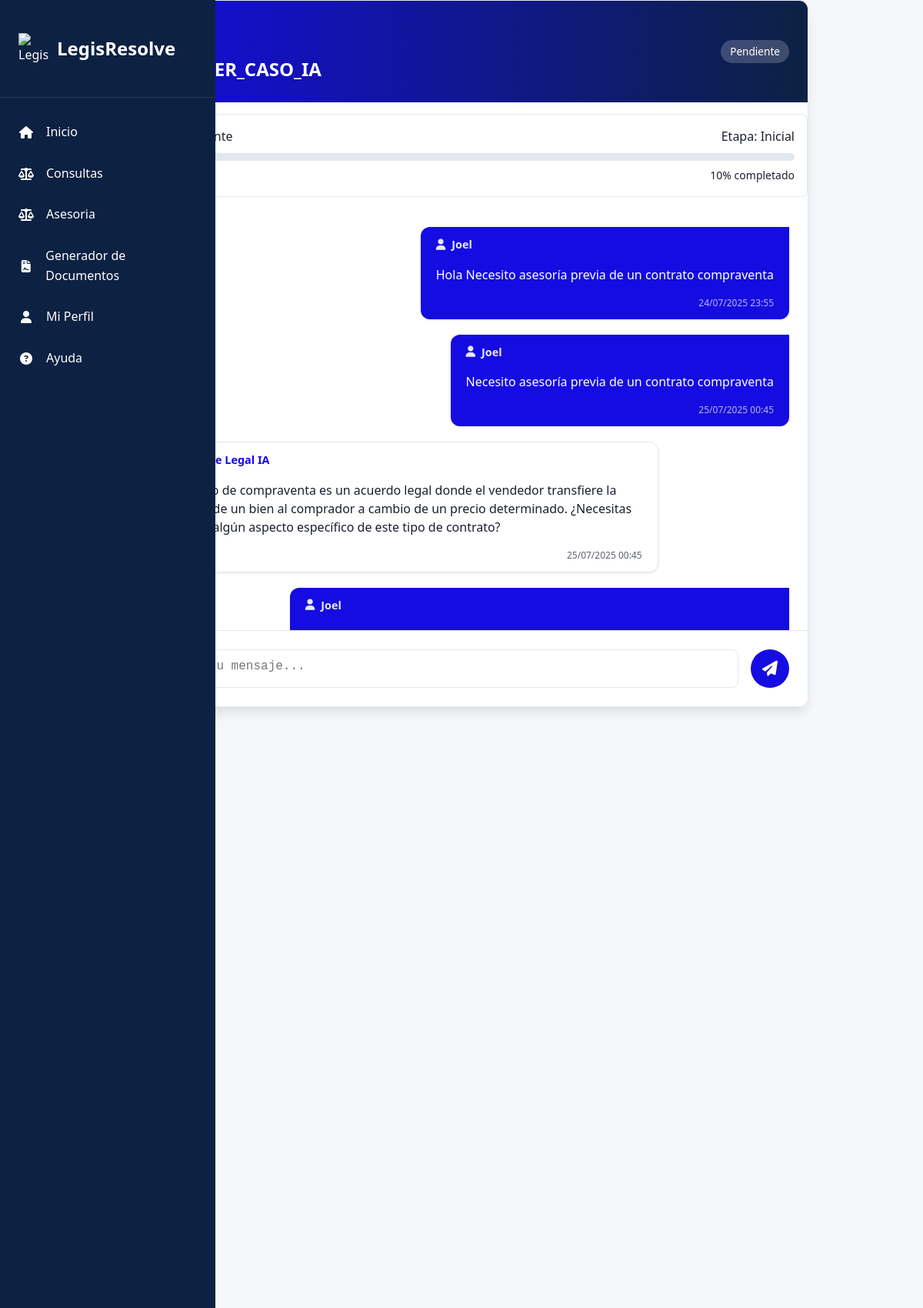
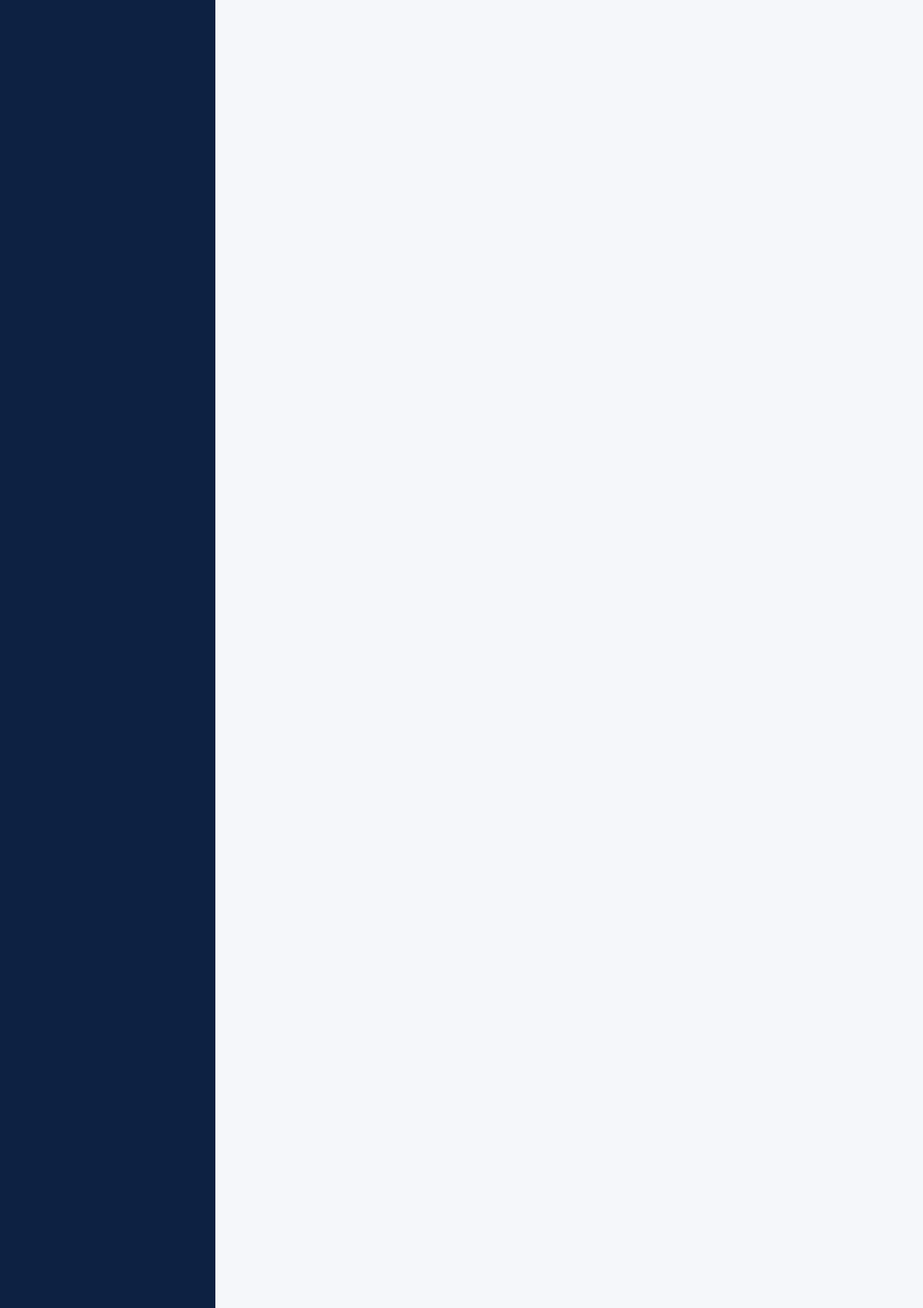
The page /mediacion_chat.php?disputa_id=2 (signed in, upper part) on the database its author committed (2 pictures, top to bottom).
### tables this page shows
CREATE TABLE `disputas` (
  `id` int(11) NOT NULL,
  `titulo` varchar(100) NOT NULL,
  `descripcion` text NOT NULL,
  `categoria` enum('ecommerce','laboral','arrendamiento','otros') NOT NULL,
  `usuario_id` int(11) NOT NULL,
  `mediador_id` int(11) DEFAULT NULL,
  `contraparte_email` varchar(100) DEFAULT NULL,
  `estado` enum('pendiente','asignada','en_proceso','resuelta') DEFAULT 'pendiente',
  `fecha_creacion` datetime DEFAULT current_timestamp(),
  `fecha_resolucion` datetime DEFAULT NULL,
  `role_id` int(11) NOT NULL DEFAULT 1,
  `etapa` enum('inicial','revision','negociacion','resolucion','finalizado') DEFAULT 'inicial',
  `progreso` tinyint(4) DEFAULT 0,
  `ultima_actualizacion` timestamp NOT NULL DEFAULT current_timestamp() ON UPDATE current_timestamp(),
  `prioridad` enum('baja','media','alta') DEFAULT 'media',
  `categoria_legal` varchar(50) DEFAULT 'general',
  `contraparte` varchar(100) DEFAULT NULL,
  `valor_reclamado` decimal(10,2) DEFAULT NULL
);

CREATE TABLE `mensajes_disputas` (
  `id` int(11) NOT NULL,
  `disputa_id` int(11) NOT NULL,
  `remitente_id` int(11) DEFAULT NULL,
  `es_mediador` tinyint(1) NOT NULL DEFAULT 0 COMMENT '1=mediador, 0=cliente',
  `mensaje` text NOT NULL,
  `fecha_envio` timestamp NOT NULL DEFAULT current_timestamp(),
  `leido` tinyint(1) NOT NULL DEFAULT 0 COMMENT '0=no leído, 1=leído',
  `es_ia` tinyint(1) NOT NULL DEFAULT 0 COMMENT '1=mensaje generado por IA',
  `es_sistema` tinyint(1) NOT NULL DEFAULT 0 COMMENT '1=mensaje del sistema'
);

CREATE TABLE `clientes` (
  `id` int(11) NOT NULL,
  `nombre` varchar(100) NOT NULL,
  `apellido` varchar(50) DEFAULT NULL,
  `email` varchar(100) NOT NULL,
  `password` varchar(255) NOT NULL,
  `telefono` varchar(20) DEFAULT NULL,
  `fecha_registro` timestamp NOT NULL DEFAULT current_timestamp(),
  `reset_token` varchar(64) DEFAULT NULL,
  `reset_expires` datetime DEFAULT NULL,
  `plan` varchar(20) DEFAULT 'básico'
);

### mediacion_chat.php (the view, shortened to what this page needs)
<?php
$disputa_id = (int)($_GET['disputa_id'] ?? $_POST['disputa_id'] ?? $_SESSION['current_disputa_id'] ?? 0);
require_once 'includes/conexion.php';
$sql = "SELECT d.id, d.titulo, d.estado, d.usuario_id, d.mediador_id,
        c.nombre AS clientes_nombre
        FROM disputas d
        JOIN clientes c ON d.usuario_id = c.id
        WHERE d.id = ? AND (d.usuario_id = ? OR d.mediador_id = ?)";
$stmt = $conn->prepare($sql);
$stmt->execute([$disputa_id, $_SESSION['user_id'], $_SESSION['user_id']]);
$disputa = $stmt->fetch();
$mensajes = [];
try {
    $sql_mensajes = "SELECT m.*,
            c.nombre AS remitente_nombre,
            IF(m.es_mediador, 'Mediador',
               IF(m.es_ia, 'IA', 'Cliente')) AS tipo_remitente
     FROM mensajes_disputas m
     LEFT JOIN clientes c ON m.remitente_id = c.id
     WHERE m.disputa_id = ?
     ORDER BY m.fecha_envio ASC";
    $stmt = $conn->prepare($sql_mensajes);
    $stmt->execute([$disputa_id]);
    $mensajes = $stmt->fetchAll() ?: [];
} catch (PDOException $e) {
    error_log("Error al cargar mensajes: " . $e->getMessage());
    $mensajes = [];
}
$progreso_data = actualizarProgresoDisputa($disputa_id, $conn);
function actualizarProgresoDisputa($disputa_id, $conn) {
    $resultado = [
        'estado' => 'pendiente',
        'etapa' => 'inicial',
        'progreso' => 0
    ];
    try {
        $sql_estado = "SELECT estado FROM disputas WHERE id = ?";
        $stmt_estado = $conn->prepare($sql_estado);
        $stmt_estado->execute([$disputa_id]);
        $estado_disputa = $stmt_estado->fetchColumn();
        $sql_mensajes = "SELECT
                        COUNT(*) as total_mensajes,
                        SUM(CASE WHEN es_mediador = 1 THEN 1 ELSE 0 END) as mensajes_mediador
                        FROM mensajes_disputas
                        WHERE disputa_id = ?";
        $stmt = $conn->prepare($sql_mensajes);
        $stmt->execute([$disputa_id]);
        $datos = $stmt->fetch();
        $progreso = 0;
        $etapa = 'inicial';
        if ($estado_disputa === 'pendiente') {
            $progreso = ($datos['total_mensajes'] > 0) ? 10 : 0;
            $etapa = 'inicial';
        } elseif ($estado_disputa === 'asignada') {
            $progreso = 25;
            $etapa = 'revision';
        } elseif ($estado_disputa === 'en_proceso') {
            $progreso = ($datos['mensajes_mediador'] > 3) ? 75 : 50;
            $etapa = ($datos['mensajes_mediador'] > 3) ? 'resolucion' : 'negociacion';
        } elseif ($estado_disputa === 'resuelta') {
            $progreso = 100;
            $etapa = 'finalizado';
        }
        $resultado = [
            'estado' => $estado_disputa ?: 'pendiente',
            'etapa' => $etapa,
            'progreso' => $progreso
        ];
        $sql_update = "UPDATE disputas SET etapa = ?, progreso = ? WHERE id = ?";
        $stmt_update = $conn->prepare($sql_update);
        $stmt_update->execute([$etapa, $progreso, $disputa_id]);
    } catch (PDOException $e) {
        error_log("Error en actualizarProgresoDisputa: " . $e->getMessage());
    }
    return $resultado;
}
try {
    $sql_mensajes = "SELECT m.*,
                c.nombre AS remitente_nombre,
                IF(m.es_mediador, 'Mediador',
                   IF(m.es_ia, 'IA', 'Cliente')) AS tipo_remitente
         FROM mensajes_disputas m
         LEFT JOIN clientes c ON m.remitente_id = c.id
         WHERE m.disputa_id = ?
         ORDER BY m.fecha_envio ASC";
    $stmt = $conn->prepare($sql_mensajes);
    $stmt->execute([$disputa_id]);
    $mensajes = $stmt->fetchAll() ?: [];
} catch (PDOException $e) {
    error_log("Error al cargar mensajes: " . $e->getMessage());
    $mensajes = [];
}
?>
<!DOCTYPE html>
<html lang="es">
<head>
    <link rel="stylesheet" href="https://cdnjs.cloudflare.com/ajax/libs/font-awesome/6.4.0/css/all.min.css">
</head>
<body>
      <?php include 'includes/sidebar.php'; ?>
  <div class="chat-container">
    <div class="chat-header">
        <div>
            <a href="user_dashboard.php" class="btn-dashboard">
            </a>
            <h2><?= htmlspecialchars($disputa['titulo']) ?></h2>
        </div>
        <span class="case-status"><?= ucfirst(str_replace('_', ' ', $disputa['estado'])) ?></span>
    </div>
    <div class="case-progress">
        <div class="progress-info">
            <span>Estado: <?= ucfirst($progreso_data['estado'] ?? 'pendiente') ?></span>
            <span>Etapa: <?= ucfirst($progreso_data['etapa'] ?? 'inicial') ?></span>
        </div>
        <div class="progress-bar">
        </div>
        <div class="progress-percent"><?= $progreso_data['progreso'] ?? 0 ?>% completado</div>
    </div>
    <div class="chat-messages" id="chat-messages">
        <?php foreach ($mensajes as $mensaje): ?>
            <div class="message <?= ($mensaje['es_mediador'] || $mensaje['es_ia']) ? 'message-mediator' : 'message-user' ?>">
                <div class="message-content">
                    <div class="message-sender">
                        <?php if ($mensaje['es_ia']): ?>
                            <i class="fas fa-robot"></i> Asistente Legal IA
                        <?php elseif ($mensaje['es_mediador']): ?>
                            <i class="fas fa-user-tie"></i> Mediador
                        <?php elseif ($mensaje['es_sistema']): ?>
                            <i class="fas fa-info-circle"></i> Sistema
                        <?php else: ?>
                            <i class="fas fa-user"></i> <?= htmlspecialchars($mensaje['remitente_nombre'] ?? 'Tú') ?>
                        <?php endif; ?>
                    </div>
                    <p><?= htmlspecialchars($mensaje['mensaje']) ?></p>
                    <span class="message-time">
                        <?= date('d/m/Y H:i', strtotime($mensaje['fecha_envio'])) ?>
                    </span>
                </div>
            </div>
        <?php endforeach; ?>
    </div>
    <form method="POST" class="chat-input" id="chat-form">
        <textarea
            name="mensaje"
            class="message-input"
            placeholder="Escribe tu mensaje..."
            required
            rows="1"
            id="message-input"
        ></textarea>
        <button type="submit" class="btn-send">
            <i class="fas fa-paper-plane"></i>
        </button>
    </form>
  </div>
</body>
</html>

### sidebar.php (shortened to what this page needs)
<aside class="sidebar">
    <div class="sidebar-header">
        <a href="user_dashboard.php" class="logo-link">
            <img src="https://sdmntprwestus2.oaiusercontent.com/files/00000000-6638-61f8-99cd-4e963029e38f/raw?se=2025-07-25T06%3A26%3A12Z&sp=r&sv=2024-08-04&sr=b&scid=a5ab197c-cf36-56c3-8a42-d87c27847947&skoid=0da8417a-a4c3-4a19-9b05-b82cee9d8868&sktid=a48cca56-e6da-484e-a814-9c849652bcb3&skt=2025-07-24T21%3A39%3A14Z&ske=2025-07-25T21%3A39%3A14Z&sks=b&skv=2024-08-04&sig=5DiJnTLjRmOVfS/dqauDpI1sAyJJcZv22sIkaD4om50%3D" alt="LegisResolve Logo" class="logo">
            <h2>LegisResolve</h2>
        </a>
    </div>
    <nav class="sidebar-nav">
        <ul class="nav-list">
            <li class="nav-item">
                <a href="user_dashboard.php" class="nav-link">
                    <i class="fas fa-home"></i>
                    <span>Inicio</span>
                </a>
            </li>
            <li class="nav-item">
                <a href="user_lawyers.php" class="nav-link">
                    <i class="fas fa-balance-scale"></i>
                    <span>Consultas</span>
                </a>
            </li>
             <li class="nav-item">
                <a href="mediacion_chat.php" class="nav-link">
                    <i class="fas fa-balance-scale"></i>
                    <span>Asesoria</span>
                </a>
            </li>
            <li class="nav-item">
                <a href="user_documentos.php" class="nav-link">
                    <i class="fas fa-file-contract"></i>
                    <span>Generador de Documentos</span>
                </a>
            </li>
            <li class="nav-item">
                <a href="user_settings.php" class="nav-link">
                    <i class="fas fa-user"></i>
                    <span>Mi Perfil</span>
                </a>
            </li>
            <li class="nav-item">
                <a href="user_ayuda.php" class="nav-link">
                    <i class="fas fa-question-circle"></i>
                    <span>Ayuda</span>
                </a>
            </li>
        </ul>
    </nav>
</aside>

### mediacion_chat.php (style rules this page uses)
:root { --primary: #150CE1; --primary-light: #4299e1; --primary-dark: #0D2142; --accent: #CC3800; --success: #38a169; --danger: #e53e3e; --light: #FFFFFF; --light-gray: #e2e8f0; --dark: #1a202c; --gray-200: #e2e8f0; --shadow-sm: 0 1px 3px rgba(0, 0, 0, 0.1); --shadow-md: 0 4px 6px -1px rgba(0, 0, 0, 0.1); --shadow-lg: 0 10px 15px -3px rgba(0, 0, 0, 0.1); }
body { font-family: 'Segoe UI', system-ui, -apple-system, sans-serif; background-color: #f5f7fa; color: var(--dark); line-height: 1.6; margin: 0; padding: 0; display: flex; flex-direction: column; min-height: 100vh; }
.chat-container { width: 100%; max-width: 900px; margin: 0 auto; background: white; border-radius: 12px; box-shadow: var(--shadow-lg); overflow: hidden; border: 1px solid var(--light-gray); }
.chat-header { background: linear-gradient(90deg, var(--primary), var(--primary-dark)); color: white; padding: 1.5rem; display: flex; justify-content: space-between; align-items: center; }
.chat-header h2 { font-weight: 600; font-size: 1.5rem; margin: 0; display: flex; align-items: center; }
.case-status { display: inline-block; padding: 0.25rem 0.75rem; border-radius: 20px; font-size: 0.85rem; font-weight: 500; background: rgba(255, 255, 255, 0.2); }
.case-progress { margin: 15px 0; padding: 1rem; background: var(--light); border-radius: 8px; border: 1px solid var(--light-gray); }
.progress-info { display: flex; justify-content: space-between; margin-bottom: 0.5rem; font-weight: 500; }
.progress-bar { height: 10px; background: var(--gray-200); border-radius: 5px; overflow: hidden; }
.progress-percent { text-align: right; font-size: 0.875rem; margin-top: 0.5rem; color: var(--gray-500); }
.chat-messages { height: 500px; overflow-y: auto; padding: 1.5rem; background: var(--light); }
.message { display: flex; margin-bottom: 1.25rem; max-width: 80%; }
.message-user { flex-direction: row-reverse; margin-left: auto; }
.message-mediator { margin-right: auto; }
.message-content { padding: 0.75rem 1.25rem; border-radius: 12px; position: relative; line-height: 1.5; box-shadow: var(--shadow-sm); }
.message-user .message-content { background-color: var(--primary); color: white; border-top-right-radius: 0; }
.message-mediator .message-content { background-color: white; border: 1px solid var(--light-gray); border-top-left-radius: 0; }
.message-sender { font-weight: 600; margin-bottom: 0.5rem; font-size: 0.9rem; display: flex; align-items: center; }
.message-user .message-sender { color: rgba(255, 255, 255, 0.9); }
.message-mediator .message-sender { color: var(--primary); }
.message-sender i { margin-right: 0.5rem; }
.message-time { font-size: 0.75rem; opacity: 0.7; margin-top: 0.5rem; display: block; text-align: right; }
.chat-input { padding: 1.5rem; background: white; border-top: 1px solid var(--light-gray); display: flex; gap: 1rem; }
.message-input { flex: 1; padding: 0.75rem 1.25rem; border: 1px solid var(--light-gray); border-radius: 8px; resize: none; font-size: 1rem; transition: all 0.3s; }
.btn-send { background: var(--primary); color: white; border: none; width: 50px; height: 50px; border-radius: 50%; cursor: pointer; transition: all 0.3s; font-size: 1.25rem; display: flex; align-items: center; justify-content: center; }
.btn-dashboard { background-color: white; color: var(--primary); padding: 10px 15px; border-radius: 8px; text-decoration: none; display: inline-flex; align-items: center; margin-right: 10px; font-weight: 500; transition: all 0.3s; }

### sidebar.php (style rules this page uses)
:root { --sidebar-width: 280px; --sidebar-bg: #0D2142; --sidebar-color: #ffffff; --sidebar-active-bg: rgba(255, 255, 255, 0.1); --sidebar-hover-bg: rgba(255, 255, 255, 0.05); }
.sidebar { width: var(--sidebar-width); height: 100vh; position: fixed; left: 0; top: 0; background-color: var(--sidebar-bg); color: var(--sidebar-color); display: flex; flex-direction: column; z-index: 1000; transition: all 0.3s ease; }
.sidebar-header { padding: 1.5rem; border-bottom: 1px solid rgba(255, 255, 255, 0.1); }
.logo-link { display: flex; align-items: center; color: inherit; text-decoration: none; }
.logo { width: 40px; height: 40px; margin-right: 10px; }
.sidebar-nav { flex: 1; overflow-y: auto; padding: 1rem 0; }
.nav-list { list-style: none; padding: 0; margin: 0; }
.nav-item { margin: 0.25rem 0; }
.nav-link { display: flex; align-items: center; padding: 0.75rem 1.5rem; color: var(--sidebar-color); text-decoration: none; transition: all 0.2s ease; }
.nav-link i { margin-right: 1rem; width: 20px; text-align: center; }

### rows shown on the page
disputas: titulo "MI_PRIMER_CASO_IA", estado "Pendiente"
mensajes_disputas: remitente.nombre "Joel", mensaje "Hola Necesito asesoría previa de un contrato compraventa", fecha_envio "24/07/2025 23:55"
mensajes_disputas: remitente.nombre "Joel", mensaje "Necesito asesoría previa de un contrato compraventa", fecha_envio "25/07/2025 00:45"
mensajes_disputas: es_ia "Asistente Legal IA", mensaje "Un contrato de compraventa es un acuerdo legal donde el vendedor transfiere la propiedad de un bien al comprador a cambio de un precio determinado. ¿Necesitas ayuda con algún aspecto específico de este tipo de contrato?", fecha_envio "25/07/2025 00:45"
mensajes_disputas: remitente.nombre "Joel"

### other values the page prints
$progreso_data['etapa'] "Inicial"
$progreso_data['progreso'] "10"
